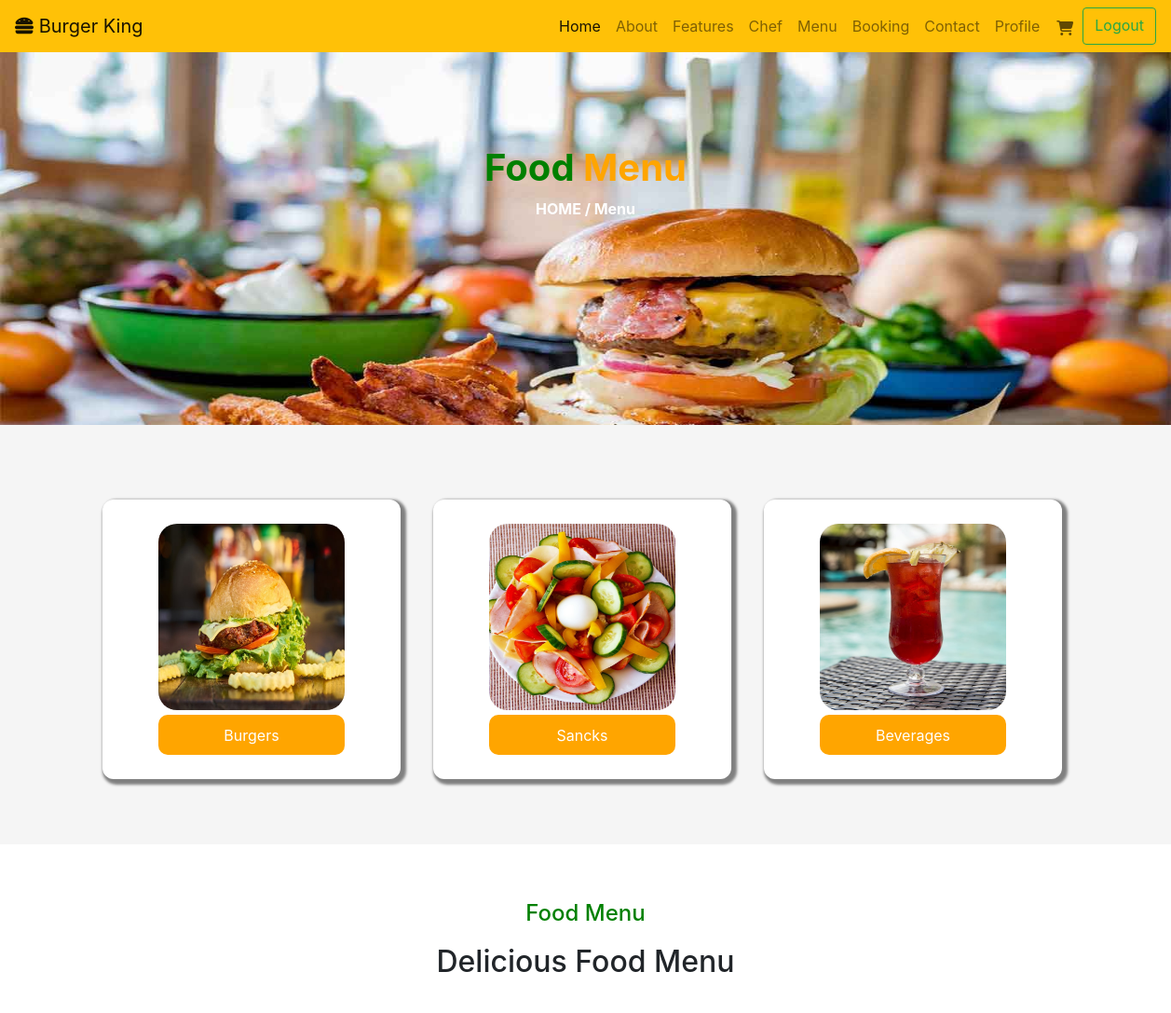
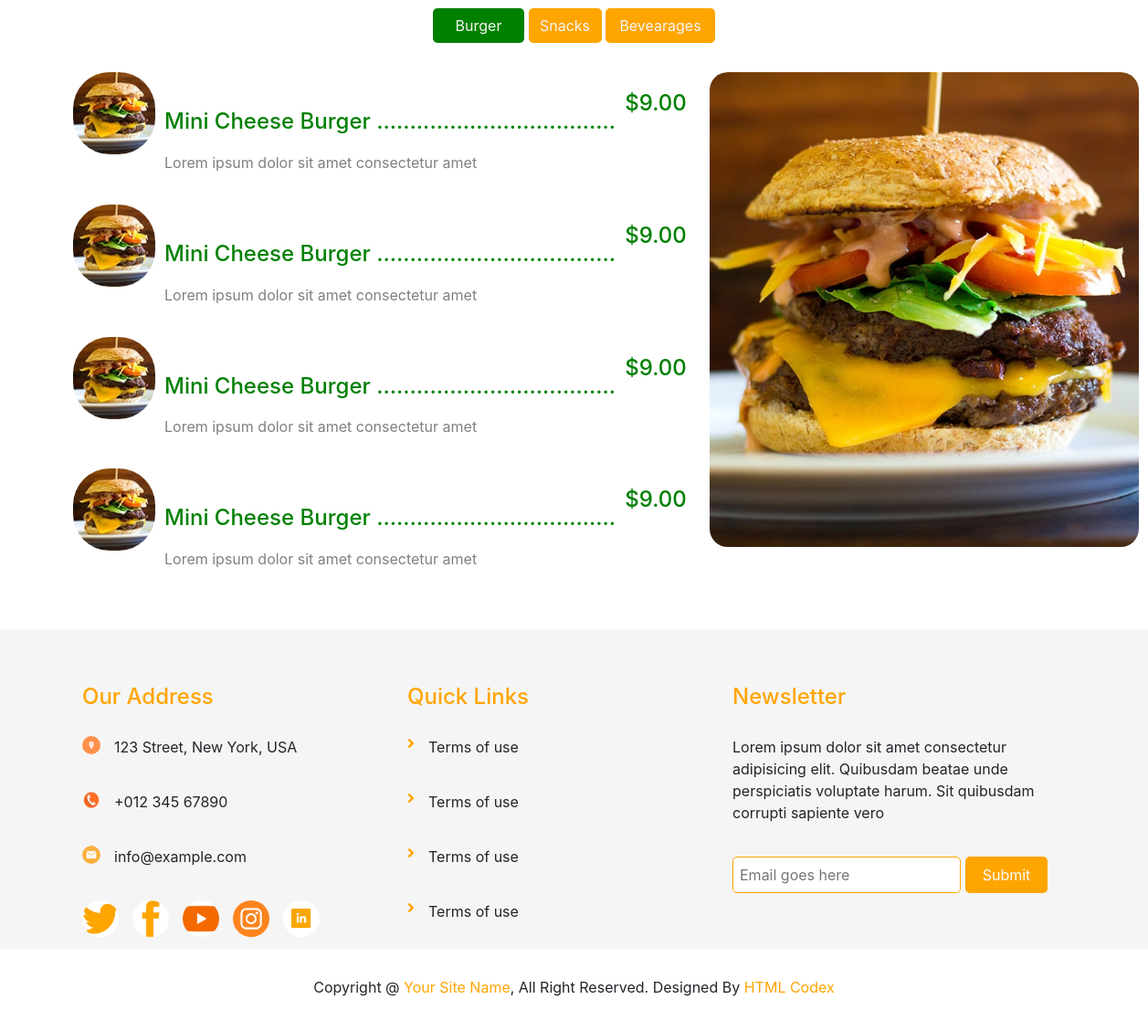
The app's page /menu/ with its own data (2 pictures, top to bottom).
### myproject/models.py (models this page shows, shortened)
class Category(models.Model):
          receipe_image = models.ImageField(upload_to='images',default='a')
          category_name = models.CharField(max_length=50,default='a')
          receipe_description = models.CharField(max_length = 50,null=True)

### myproject/views.py (the view)
# urls.py: path('menu/',menuu,name='menu'),
def menuu(request):
      d=Category.objects.all()
      for i in d:
            i.receipe_image = os.path.basename(i.receipe_image.url)
      return render(request,'menu.html',{'data1':d})

### templates/menu.html (shortened to what this page needs)
<!DOCTYPE html>
<html lang="en">
  <head>
    {% load static %}
    <link rel="stylesheet" href="{% static 'CSS/menu.css' %}" />
    <link rel="stylesheet" href="https://cdnjs.cloudflare.com/ajax/libs/font-awesome/6.5.2/css/all.min.css" />
    <link
      rel="stylesheet"
      href="https://cdnjs.cloudflare.com/ajax/libs/font-awesome/6.5.1/css/all.min.css"
    />
    <link
      href="https://cdn.jsdelivr.net/npm/bootstrap@5.3.3/dist/css/bootstrap.min.css"
      rel="stylesheet"
    />
    <link
      rel="stylesheet"
      href="https://cdnjs.cloudflare.com/ajax/libs/font-awesome/6.5.1/css/all.min.css"
    />
    <link
      href="https://stackpath.bootstrapcdn.com/bootstrap/4.5.2/css/bootstrap.min.css"
      rel="stylesheet"
    />
    <link
      rel="stylesheet"
      href="https://cdnjs.cloudflare.com/ajax/libs/font-awesome/5.15.4/css/all.min.css"
    />
  </head>
  <body>
    <nav class="navbar navbar-expand-lg navbar-light bg-warning sticky-top">
      <a class="navbar-brand" href="#"
        ><i class="fas fa-hamburger"></i> Burger King</a
      >
      <div class="collapse navbar-collapse" id="navbarNav">
        <ul class="navbar-nav ml-auto">
          <li class="nav-item active">
            <a class="nav-link" href="/project/"
              >Home <span class="sr-only">(current)</span></a
            >
          </li>
          <li class="nav-item">
            <a class="nav-link" href="/about/">About</a>
          </li>
          <li class="nav-item">
            <a class="nav-link" href="/feature/">Features</a>
          </li>
          <li class="nav-item">
            <a class="nav-link" href="/chef/">Chef</a>
          </li>
          <li class="nav-item">
            <a class="nav-link" href="/menu/">Menu</a>
          </li>
          <li class="nav-item">
            <a class="nav-link" href="/booking/">Booking</a>
          </li>
          <li class="nav-item">
            <a class="nav-link" href="/contact/">Contact</a>
          </li>
          <li class="nav-item">
            <a class="nav-link" href="/profile">Profile</a>
          </li>
          <li class="nav-item" style="margin-top: 10px; margin-left: 10px;">
            <a href="/cart/" style="color: rgba(0, 0, 0, 0.618); margin-right: 10px; align-items: center; margin-top: 10px; text-decoration: none;"><i class="fa-solid fa-cart-shopping"></i></a>
          </li>
          {% if request.user.is_authenticated %}
          <a href="/logout/" class="btn btn-outline-success" type="submit"
            >Logout</a
          >
          {% else %}
          <a href="/logout/" class="btn btn-outline-success" type="submit"
            >Logout</a
          >
          {% endif %}
        </ul>
      </div>
    </nav>
    <div class="containerr">
      <div class="">
        <h1
          class="fs-1 fw-bold"
          style="
            color: whitesmoke;
            opacity: 4;
            color: green;
            text-align: center;
            padding-top: 100px;
          "
        >
          Food <span fs-1 fw-bold style="color: orange; opacity: 2">Menu</span>
        </h1>
        <p
          class="fw-bold"
          style="color: whitesmoke; color: white; text-align: center"
        >
          HOME
          <span fs-1 fw-bold style="color: white; opacity: 2">/ Menu</span>
        </p>
      </div>
    </div>
    <div class="container-5">
      <div class="box">
        {% for i in data1 %}
        <form action="/show/" method="POST">
          <div class="box-1">
            <a href="/show/"
              ><img src="{% static 'images/' %}{{i.receipe_image}}" alt=""
            /></a>
            <input
              type="submit"
              name=""
              id=""
              value="{{i.category_name}}"
              style="
                width: 200px;
                height: 43px;
                border-radius: 10px;
                background-color: orange;
                border: none;
                color: white;
                font-weight: 400;
                margin-top: 5px;
                cursor: pointer;
              "
            />
          </div>
        </form>
        {% endfor %}
      </div>
    </div>
    <div class="container-6">
      <div class="menu-page">
        <div class="menu-1">
          <h4>Food Menu</h4>
          <h2>Delicious Food Menu</h2>
        </div>
        <div class="btn">
          <a href="#"><button type="button" class="btn-1">Burger</button></a>
          <a href="#"><button type="button" class="btn-2">Snacks</button></a>
          <a href="#"
            ><button type="button" class="btn-3">Bevearages</button></a
          >
        </div>
      </div>
    </div>
    <div class="container-7">
      <div class="Menu">
        <div class="left-menu">
          <div class="mini">
            <img src="{% static '/menu-burger.jpg' %}" alt="" />
            <div class="mini-para">
              <h4>Mini Cheese Burger ....................................</h4>
              <p>Lorem ipsum dolor sit amet consectetur amet</p>
            </div>
            <h4>$9.00</h4>
          </div>
          <div class="mini">
            <img src="{% static '/menu-burger.jpg' %}" alt="" />
            <div class="mini-para">
              <h4>Mini Cheese Burger ....................................</h4>
              <p>Lorem ipsum dolor sit amet consectetur amet</p>
            </div>
            <h4>$9.00</h4>
          </div>
          <div class="mini">
            <img src="{% static '/menu-burger.jpg' %}" alt="" />
            <div class="mini-para">
              <h4>Mini Cheese Burger ....................................</h4>
              <p>Lorem ipsum dolor sit amet consectetur amet</p>
            </div>
            <h4>$9.00</h4>
          </div>
          <div class="mini">
            <img src="{% static '/menu-burger.jpg' %}" alt="" />
            <div class="mini-para">
              <h4>Mini Cheese Burger ....................................</h4>
              <p>Lorem ipsum dolor sit amet consectetur amet</p>
            </div>
            <h4>$9.00</h4>
          </div>
        </div>
        <div class="right-menu">
          <img src="{% static '/menu-burger-img.jpg' %}" alt="" />
        </div>
      </div>
    </div>
    <div class="footer-section">
      <div class="footer-first">
        <div class="footer">
          <h4>Our Address</h4>
        </div>
        <div class="other-info">
          <div class="footer-map">
            <img src="{% static '/map.png' %}" alt="" />
            <p>123 Street, New York, USA</p>
          </div>
          <div class="footer-call">
            <img src="{% static '/call.jpeg' %}" alt="" />
            <p>+012 345 67890</p>
          </div>
          <div class="footer-mail">
            <img src="{% static '/mail.jpeg' %}" alt="" />
            <p>info@example.com</p>
          </div>
          <div class="footer-icon">
            <img src="{% static '/twitter.png' %}" alt="" />
            <img src="{% static '/facebook.png' %}" alt="" />
            <img src="{% static '/youtube.png' %}" alt="" />
            <img src="{% static '/insta.png' %}" alt="" />
            <img src="{% static '/linkedin.png' %}" alt="" />
          </div>
        </div>
      </div>
      <div class="footer-second">
        <div class="footer">
          <h4>Quick Links</h4>
        </div>
        <div class="other-info">
          <div class="terms">
            <i class="fa fa-angle-right"></i>
            <p>Terms of use</p>
          </div>
          <div class="terms">
            <i class="fa fa-angle-right"></i>
            <p>Terms of use</p>
          </div>
          <div class="terms">
            <i class="fa fa-angle-right"></i>
            <p>Terms of use</p>
          </div>
          <div class="terms">
            <i class="fa fa-angle-right"></i>
            <p>Terms of use</p>
          </div>
        </div>
      </div>
      <div class="footer-third">
        <div class="footer">
          <h4>Newsletter</h4>
        </div>
        <div class="other-info">
          <div class="footer-para">
            <p>
              Lorem ipsum dolor sit amet consectetur adipisicing elit. Quibusdam
              beatae unde perspiciatis voluptate harum. Sit quibusdam corrupti
              sapiente vero
            </p>
          </div>
          <div class="footer-input">
            <input type="text" name="" id="" placeholder="Email goes here" />
            <a href="#"><button type="submit">Submit</button></a>
          </div>
        </div>
      </div>
    </div>
    <div class="last-cls">
      <div class="lastest">
        <p>
          Copyright @ <span>Your Site Name</span>, All Right Reserved. Designed
          By <span>HTML Codex</span>
        </p>
      </div>
    </div>
  </body>
</html>

### static/CSS/menu.css (style rules this page uses)
* { margin: 0; padding: 0; box-sizing: border-box; }
body { font-family: Arial, Helvetica, sans-serif; }
.containerr { position: relative; background-image: url(../carousel-1.jpg); width: 100%; height: 400px; background-size: 100% 150%; }
.container-5 { background-color: whitesmoke; height: 450px; }
.box { display: flex; flex-direction: row; gap: 35px; padding-left: 110px; }
.box-1 { margin-top: 80px; display: flex; flex-direction: column; width: 320px; height: 300px; align-items: center; justify-content: center; background-color: #fff; border-radius: 12px; box-shadow: 3px 3px 3px 3px gray; }
.box-1 img { height: 200px; width: 200px; border-radius: 20px; }
.box-1 a { color: orange; }
.container-6 { height: 230px; }
.menu-1 { display: flex; flex-direction: column; gap: 10px; margin-top: 60px; justify-content: center; align-items: center; font-weight: bold; }
.menu-1 h4 { color: green; }
.menu-page { display: flex; flex-direction: column; gap: 30px; justify-content: center; align-items: center; }
.btn { display: flex; gap: 10px; }
.btn button { height: 38px; color: whitesmoke; border-radius: 5px; border: none; }
.btn-1 { background-color: green; width: 100px; }
.btn-2 { background-color: orange; width: 80px; }
.btn-3 { width: 120px; background-color: orange; }
.container-7 { height: 600px; }
.Menu { display: flex; flex-direction: row; gap: 25px; }
.right-menu { width: 30%; margin-top: 30px; }
.right-menu img { height: 520px; width: 470px; border-radius: 20px; }
.left-menu { display: flex; flex-direction: column; gap: 18px; margin-left: 80px; margin-top: 30px; }
.mini img { height: 90px; width: 90px; border-radius: 40px; }
.mini { display: flex; flex-direction: row; gap: 10px; color: gray; }
.mini-para { display: flex; flex-direction: column; gap: 10px; margin-top: 20px; }
.mini h4 { margin-top: 20px; color: green; }
.footer-section { background-color: whitesmoke; margin-top: 40px; display: flex; flex-direction: row; gap: 80px; padding: 60px; height: 350px; }
.footer-first img { height: 20px; width: 20px; border-radius: 50%; }
.footer { color: orange; }
.footer-first .footer-icon img { height: 40px; width: 40px; border-radius: 50%; }
.other-info { display: flex; flex-direction: column; gap: 20px; }
.footer-first { display: flex; flex-direction: column; gap: 20px; width: 300px; margin-left: 30px; }
.footer-second { display: flex; flex-direction: column; gap: 20px; width: 300px; }
.footer-third { display: flex; flex-direction: column; gap: 20px; width: 350px; margin-right: 50px; }
.footer-third .footer-input { display: flex; gap: 5px; }
.footer-third .footer-input input { width: 250px; height: 40px; border-radius: 5px; padding-left: 7px; border: 0.3px solid orange; }
.footer-third .footer-input a button { height: 40px; width: 90px; background-color: orange; color: white; border-radius: 5px; border: none; }
.footer-map { display: flex; flex-direction: row; gap: 15px; }
.footer-call { display: flex; flex-direction: row; gap: 15px; }
.footer-mail { display: flex; flex-direction: row; gap: 15px; }
.footer-icon { display: flex; flex-direction: row; gap: 15px; }
.terms { display: flex; flex-direction: row; gap: 15px; }
.last-cls { height: 60px; background-color: #fff; }
.lastest { display: flex; align-items: center; justify-content: center; margin-top: 30px; }
.lastest span { color: orange; }
.fa-angle-right { color: orange; }

### records on screen
Category: receipe_image (picture), category_name "Burgers"
Category: receipe_image (picture), category_name "Sancks"
Category: receipe_image (picture), category_name "Beverages"
